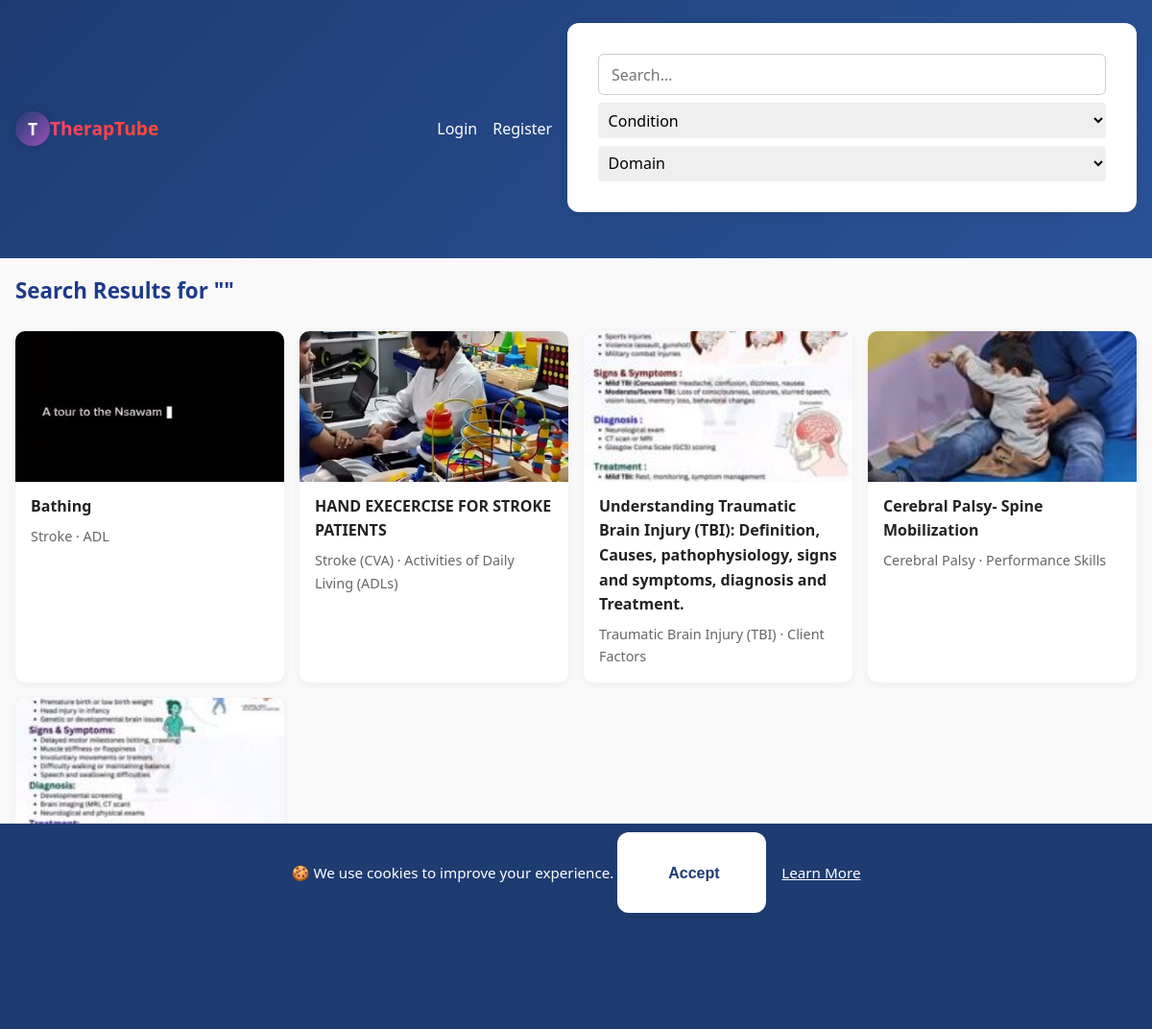
Before: /search with the older database file.
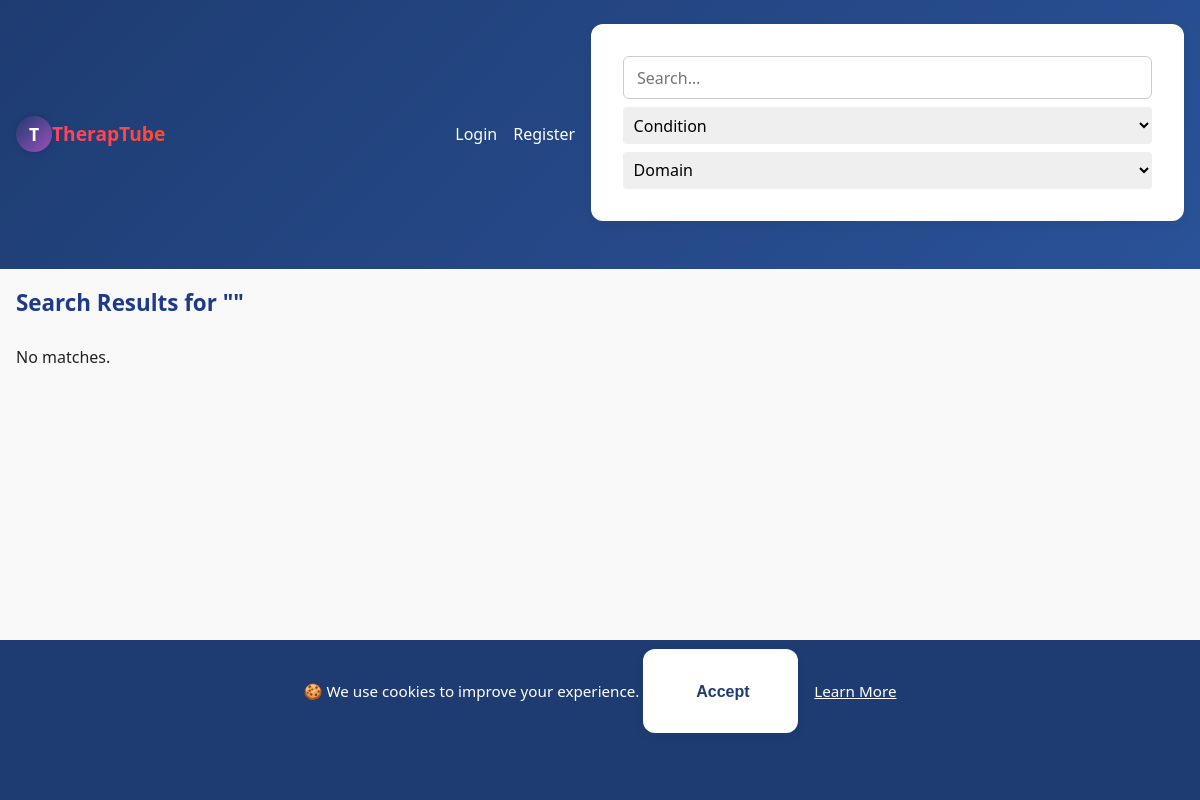
After: the same page with the newer database file.
### app.py (models this page shows)
class Media(db.Model):
    id = db.Column(db.Integer, primary_key=True)
    filename = db.Column(db.String(200), nullable=False)
    thumbnail = db.Column(db.String(200))
    title = db.Column(db.String(120), nullable=False)
    description = db.Column(db.Text, nullable=True)
    category = db.Column(db.String(80), nullable=True)
    otpf_domain = db.Column(db.String(50))
    for_name = db.Column(db.String(50))
    target_condition = db.Column(db.String(50))
    uploader_id = db.Column(db.Integer, db.ForeignKey('user.id'))
    view_count = db.Column(db.Integer, default=0)
    uploader = db.relationship('User', backref='media')
    upload_time = db.Column(db.DateTime, default=datetime.utcnow)

### app.py (the view)
@app.route('/search')
def search():
    q = request.args.get('q', '')
    condition = request.args.get('condition', '')
    otpf_domain = request.args.get('otpf_domain', '')
    query = Media.query
    if q:
        query = query.filter(
            (Media.title.ilike(f'%{q}%')) |
            (Media.description.ilike(f'%{q}%')) |
            (Media.category.ilike(f'%{q}%'))
        )
    if condition:
        query = query.filter_by(target_condition=condition)
    if otpf_domain:
        query = query.filter_by(otpf_domain=otpf_domain)
    results = query.all()
    return render_template('search.html', media=results, query=q, taxonomy=TAXONOMY)

### app.py (called while the page is built)
@app.context_processor
def inject_version():
    return dict(app_version=APP_VERSION)

@app.context_processor
def inject_utc_now():
    return {'utc_now': datetime.now(timezone.utc)}

### templates/search.html
{% extends 'base.html' %}
{% block content %}
<h2>Search Results for "{{ query }}"</h2>
<div class="grid">
  {% for item in media %}
    <div class="card">
      <a href="{{ url_for('watch', media_id=item.id) }}">
        <img src="{{ url_for('static', filename='uploads/thumbs/' + item.thumbnail) }}"
             alt="{{ item.title }}">
        <p>{{ item.title }}</p>
        <small>{{ item.target_condition }} · {{ item.otpf_domain }}</small>
      </a>
    </div>
  {% else %}
    <p>No matches.</p>
  {% endfor %}
</div>
{% endblock %}

### templates/base.html (shortened to what this page needs)
<!doctype html>
<html lang="en">
<head>
    <link rel="stylesheet" href="{{ url_for('static', filename='style.css') }}">
</head>
<body>
    <nav class="navbar">
        <div class="nav-brand">
            <a href="{{ url_for('index') }}">
                <div class="logo-circle animate-spin">
                    <span class="logo-text">T</span>
                </div>
                <span class="brand-text">TherapTube</span>
            </a>
        </div>
        <div class="nav-links">
            {% if current_user.is_authenticated %}
                <span class="user-greet">Hello, {{ current_user.username }}</span>
                <a href="{{ url_for('recent') }}">Recently Watched</a>
                {% if current_user.role == 'therapist' %}
                    <a href="{{ url_for('upload') }}">Upload</a>
                {% endif %}
                <a href="{{ url_for('logout') }}">Logout</a>
            {% else %}
                <a href="{{ url_for('login') }}">Login</a>
                <a href="{{ url_for('register') }}">Register</a>
            {% endif %}
            <form action="{{ url_for('search') }}" method="get" class="search-form">
                <input type="text" name="q" placeholder="Search…" value="{{ request.args.get('q','') }}">
                <select name="condition" aria-label="Select a condition">
                    <option value="">Condition</option>
                </select>
                <select name="otpf_domain" aria-label="Select an OTPF domain">
                    <option value="">Domain</option>
                </select>
            </form>
        </div>
    </nav>
    <div class="container">
        {% block content %}{% endblock %}
    </div>
    <footer class="footer sticky-footer">
        <div class="footer-top">
            <span>&copy; {{ current_year }} TherapTube</span>
            <span>Version {{ app_version }}</span>
            <span>Designed by Atom De Legend</span>
            <span>
                <a href="mailto:info@example.com">Contact</a> |
                <a href="{{ url_for('privacy') }}">Privacy</a> |
                <a href="{{ url_for('terms') }}">Terms</a> |
                <a href="{{ url_for('cookies') }}">Cookies</a> |
                <a href="{{ url_for('about') }}">About</a>
            </span>
        </div>
    </footer>
    {% if not request.cookies.get('cookies_accepted') %}
        <div id="cookie-banner" class="cookie-banner">
            🍪 We use cookies to improve your experience.
            <form method="post" action="{{ url_for('accept_cookies') }}" style="display:inline;">
                <button type="submit">Accept</button>
            </form>
            <a href="{{ url_for('cookies') }}">Learn More</a>
        </div>
    {% endif %}
</body>
</html>

### static/style.css (style rules this page uses)
:root { --color-primary: #1e3c72; --color-primary-light: #2a5298; --color-accent: #9d50bb; --color-accent-dark: #6e48aa; --color-bg: #f9f9f9; --color-text: #222; --color-white: #fff; --gradient-primary: linear-gradient(135deg, var(--color-primary), var(--color-primary-light)); --gradient-accent: linear-gradient(135deg, var(--color-accent), var(--color-accent-dark)); }
* { margin: 0; padding: 0; box-sizing: border-box; }
body { font-family: 'Segoe UI', sans-serif; background: var(--color-bg); color: var(--color-text); line-height: 1.6; }
a { text-decoration: none; color: var(--color-primary); transition: 0.3s ease; }
.container { max-width: 1200px; margin: auto; padding: 1rem; }
.navbar { background: var(--gradient-primary); padding: 1rem; display: flex; flex-wrap: wrap; align-items: center; justify-content: space-between; position: sticky; top: 0; z-index: 1000; }
.nav-brand { display: flex; align-items: center; gap: 0.5rem; }
.nav-brand a { display: flex; align-items: center; text-decoration: none; color: var(--color-primary); font-size: 1.4rem; font-weight: bold; }
.logo-circle { width: 36px; height: 36px; background: linear-gradient(135deg, var(--color-primary), var(--color-accent)); border-radius: 50%; display: flex; justify-content: center; align-items: center; box-shadow: 0 0 6px rgba(0,0,0,0.15); }
.logo-text { color: #fff; font-weight: bold; font-size: 1.1rem; font-family: 'Segoe UI', sans-serif; }
.animate-spin { animation: slowSpin 6s linear infinite; }
.brand-text { font-weight: bold; font-size: 1.2rem; background: linear-gradient(45deg, #ff416c, #ff4b2b); -webkit-background-clip: text; background-clip: text; -webkit-text-fill-color: transparent; font-family: 'Segoe UI', sans-serif; }
.nav-links { display: flex; flex-wrap: wrap; gap: 1rem; align-items: center; }
.nav-links a, .user-greet { color: var(--color-white); font-weight: 500; }
.search-form { display: flex; flex-wrap: wrap; gap: 0.5rem; margin-top: 0.5rem; }
.search-form input, .search-form select { padding: 0.4rem; border-radius: 4px; border: none; outline: none; }
.search-form input { flex: 1; min-width: 150px; }
.footer { background: var(--gradient-accent); color: var(--color-white); text-align: center; padding: 1rem 0; margin-top: 2rem; }
.footer-top span { display: block; margin: 0.3rem 0; }
.footer-top a { color: var(--color-white); font-weight: 500; }
.sticky-footer { position: fixed; bottom: 0; left: 0; right: 0; background: var(--color-primary); color: var(--color-white); text-align: center; padding: 0.75rem 1rem; font-size: 0.9rem; z-index: 1000; box-shadow: 0 -2px 8px rgba(0,0,0,0.05); }
.container { padding-bottom: 80px; }
form { background: var(--color-white); max-width: 600px; margin: 2rem auto; padding: 2rem; border-radius: 12px; box-shadow: 0 4px 12px rgba(0,0,0,0.05); display: flex; flex-direction: column; gap: 1.25rem; }
input[type="text"], textarea, select, input[type="file"] { padding: 0.6rem 0.8rem; border: 1px solid #ccc; border-radius: 6px; font-size: 1rem; font-family: inherit; width: 100%; }
button[type="submit"] { background: var(--gradient-primary); color: var(--color-white); padding: 0.75rem 1.5rem; border: none; border-radius: 8px; font-weight: bold; font-size: 1rem; cursor: pointer; transition: background 0.3s ease; }
.grid { display: grid; grid-template-columns: repeat(auto-fit, minmax(230px, 1fr)); gap: 1rem; margin-top: 1.5rem; }
h2 { font-size: 1.4rem; margin-bottom: 1rem; color: #1e3a8a; }
.cookie-banner { position: fixed; bottom: 0; left: 0; width: 100%; height: 20%; background: var(--color-primary); color: #fff; padding: 1rem; text-align: center; z-index: 9999; font-size: 0.95rem; }
.cookie-banner button { margin-left: 0.5rem; margin-top: 1.3rem; background: #fff; color: var(--color-primary); border: none; padding: 0.4rem 0.8rem; border-radius: 4px; cursor: pointer; }
.cookie-banner a { color: #fff; margin-left: 1rem; text-decoration: underline; }

Changed rows visible on the page:
removed Media: thumbnail (picture), title "Bathing", target_condition "Stroke", otpf_domain "ADL"
removed Media: thumbnail (picture), title "HAND EXECERCISE FOR STROKE PATIENTS", target_condition "Stroke (CVA)", otpf_domain "Activities of Daily Living (ADLs)"
removed Media: thumbnail (picture), title "Understanding Traumatic Brain Injury (TBI): Definition, Causes, pathophysiology, signs and symptoms, diagnosis and Treatment.", target_condition "Traumatic Brain Injury (TBI)", otpf_domain "Client Factors"
removed Media: thumbnail (picture), title "Cerebral Palsy- Spine Mobilization", target_condition "Cerebral Palsy", otpf_domain "Performance Skills"
removed Media: thumbnail (picture)
Other visible differences:
text now shown: "No matches."
